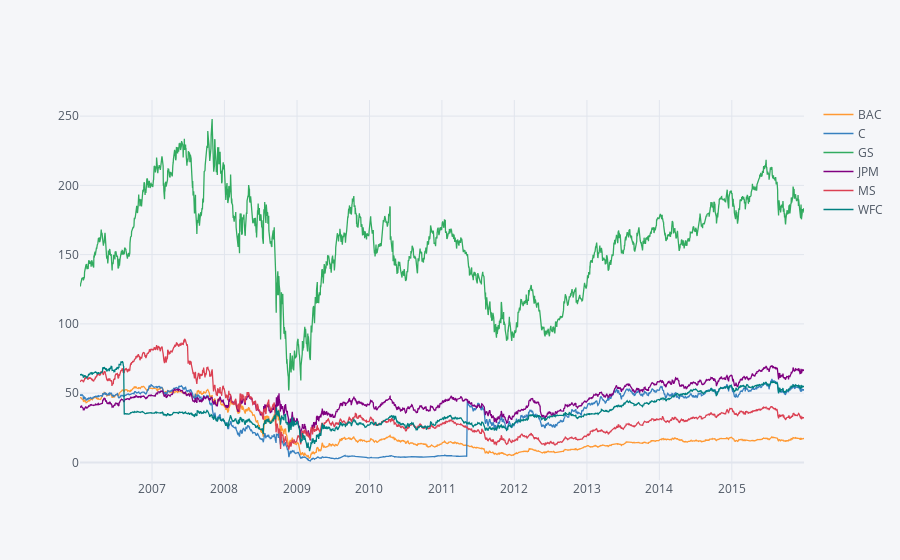

Write notebook code for a chart like this one.
### Code cell
#Dashboard using plotly 
bank_stocks.xs(key='close',axis=1,level='Stock Info').iplot()

### Figure 1 — Plotly figure (JSON) as saved in the notebook; plotly's stock layout.template omitted (floating-point values rounded to 4 significant figures; data arrays with more than 128 entries replaced by an {"elided": "..."} marker saying what was removed)
{"data": [{"line": {"color": "rgba(255, 153, 51, 1.0)", "dash": "solid", "shape": "linear", "width": 1.3}, "mode": "lines", "name": "BAC", "text": "", "type": "scatter", "x": {"elided": "2517 str values"}, "y": {"elided": "2517 float values"}}, {"line": {"color": "rgba(55, 128, 191, 1.0)", "dash": "solid", "shape": "linear", "width": 1.3}, "mode": "lines", "name": "C", "text": "", "type": "scatter", "x": {"elided": "2517 str values"}, "y": {"elided": "2517 float values"}}, {"line": {"color": "rgba(50, 171, 96, 1.0)", "dash": "solid", "shape": "linear", "width": 1.3}, "mode": "lines", "name": "GS", "text": "", "type": "scatter", "x": {"elided": "2517 str values"}, "y": {"elided": "2517 float values"}}, {"line": {"color": "rgba(128, 0, 128, 1.0)", "dash": "solid", "shape": "linear", "width": 1.3}, "mode": "lines", "name": "JPM", "text": "", "type": "scatter", "x": {"elided": "2517 str values"}, "y": {"elided": "2517 float values"}}, {"line": {"color": "rgba(219, 64, 82, 1.0)", "dash": "solid", "shape": "linear", "width": 1.3}, "mode": "lines", "name": "MS", "text": "", "type": "scatter", "x": {"elided": "2517 str values"}, "y": {"elided": "2517 float values"}}, {"line": {"color": "rgba(0, 128, 128, 1.0)", "dash": "solid", "shape": "linear", "width": 1.3}, "mode": "lines", "name": "WFC", "text": "", "type": "scatter", "x": {"elided": "2517 str values"}, "y": {"elided": "2517 float values"}}], "layout": {"legend": {"bgcolor": "#F5F6F9", "font": {"color": "#4D5663"}}, "paper_bgcolor": "#F5F6F9", "plot_bgcolor": "#F5F6F9", "title": {"font": {"color": "#4D5663"}}, "xaxis": {"gridcolor": "#E1E5ED", "showgrid": true, "tickfont": {"color": "#4D5663"}, "title": {"font": {"color": "#4D5663"}, "text": ""}, "zerolinecolor": "#E1E5ED"}, "yaxis": {"gridcolor": "#E1E5ED", "showgrid": true, "tickfont": {"color": "#4D5663"}, "title": {"font": {"color": "#4D5663"}, "text": ""}, "zerolinecolor": "#E1E5ED"}}}
